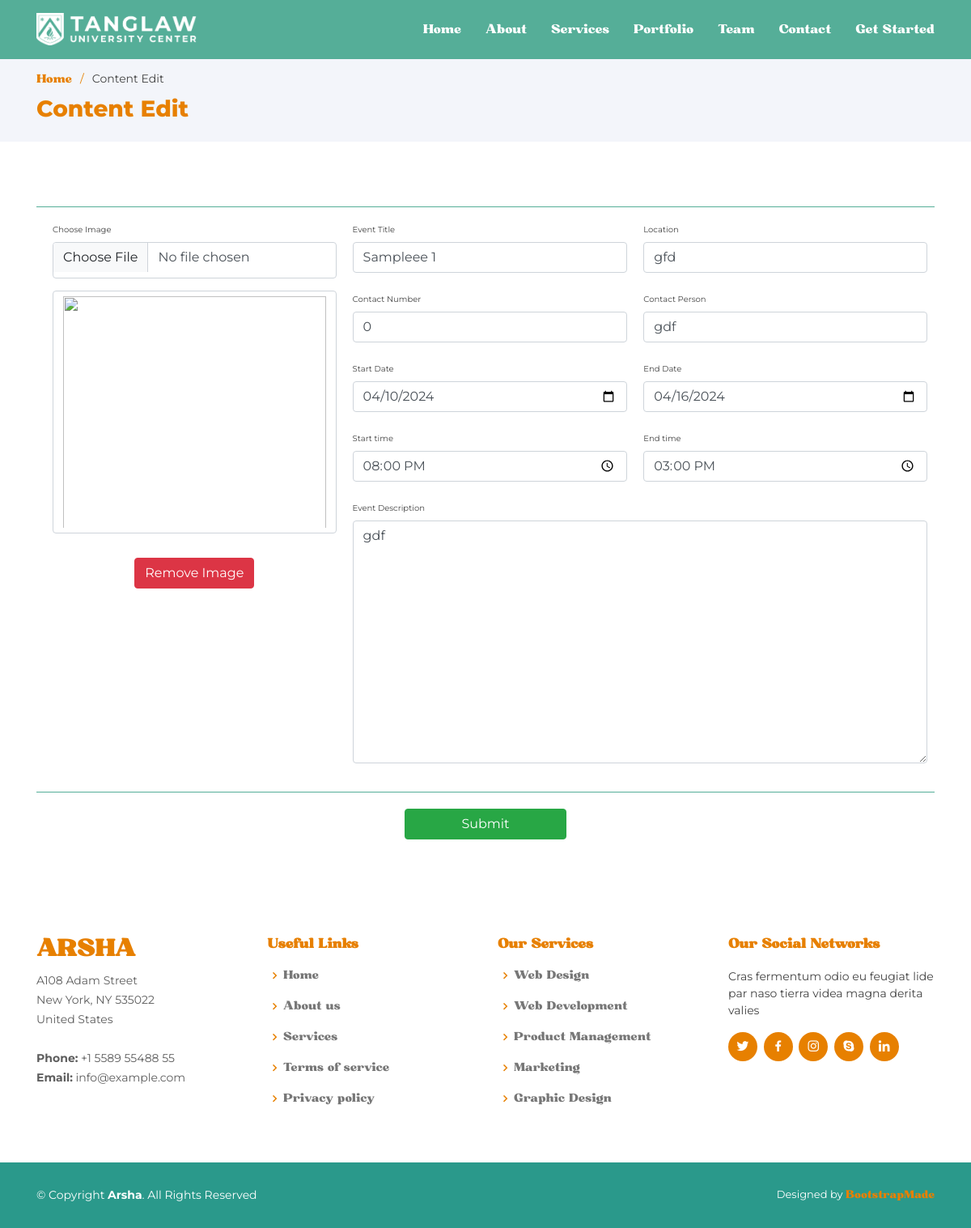
/editContent.php?id=11, run on the app's committed database.
### tables this page shows
CREATE TABLE `events` (
  `event_image` blob NOT NULL,
  `event_name` varchar(255) NOT NULL,
  `event_location` varchar(255) NOT NULL,
  `event_contact_person` varchar(255) NOT NULL,
  `event_contact` int(11) NOT NULL,
  `event_date_start` date NOT NULL,
  `event_date_end` date NOT NULL,
  `event_time_start` time NOT NULL,
  `event_time_end` time NOT NULL,
  `event_content` mediumtext NOT NULL,
  `event_id` int(6) NOT NULL
);

### editContent.php (the view, shortened to what this page needs)
<!DOCTYPE html>
<html lang="en">
<head>
  <link href="assets/vendor/aos/aos.css" rel="stylesheet">
  <link href="assets/vendor/bootstrap/css/bootstrap.min.css" rel="stylesheet">
  <link href="assets/vendor/bootstrap-icons/bootstrap-icons.css" rel="stylesheet">
  <link href="assets/vendor/boxicons/css/boxicons.min.css" rel="stylesheet">
  <link href="assets/vendor/glightbox/css/glightbox.min.css" rel="stylesheet">
  <link href="assets/vendor/remixicon/remixicon.css" rel="stylesheet">
  <link href="assets/vendor/swiper/swiper-bundle.min.css" rel="stylesheet">
  <link rel="stylesheet" href="https://stackpath.bootstrapcdn.com/bootstrap/4.5.2/css/bootstrap.min.css">
  <link href="assets/css/style.css" rel="stylesheet">
  <link href="assets/css/font.css" rel="stylesheet">
</head>
<?php
    include 'db-connector.php';
    $event_name = "";
    $event_location = "";
    $event_contact_person = "";
    $event_contact = "";
    $event_date_start = "";
    $event_date_end = "";
    $event_time_start = "";
    $event_time_end = "";
    $event_content = "";
    if(isset($_GET['id']))
    {
        $id = $_GET['id'];
        $getRecord = "SELECT  * FROM events WHERE event_id = :event_id";
        $stmt = $pdo_obj->prepare($getRecord);
        $stmt->bindParam(':event_id', $id);
        $stmt->execute();
        $event = $stmt->fetch(PDO::FETCH_ASSOC);
        if($event)
        {
            $event_name = $event['event_name'];
            $event_location = $event['event_location'];
            $event_contact_person = $event['event_contact_person'];
            $event_contact = $event['event_contact'];
            $event_date_start = $event['event_date_start'];
            $event_date_end = $event['event_date_end'];
            $event_time_start = $event['event_time_start'];
            $event_time_end = $event['event_time_end'];
            $event_content = $event['event_content'];
        }
    }
?>
<body>
  <header id="header" class="fixed-top header-inner-pages">
    <div class="container d-flex align-items-center">
    <a href="index.html" class="logo me-auto"><img src="assets/img/logo.png" alt="" class="img-fluid"></a>
      <nav id="navbar" class="navbar">
        <ul>
          <li><a class="nav-link scrollto " href="#hero">Home</a></li>
          <li><a class="nav-link scrollto" href="#about">About</a></li>
          <li><a class="nav-link scrollto" href="#services">Services</a></li>
          <li><a class="nav-link   scrollto" href="#portfolio">Portfolio</a></li>
          <li><a class="nav-link scrollto" href="#team">Team</a></li>
          <li><a class="nav-link scrollto" href="#contact">Contact</a></li>
          <li><a class="getstarted scrollto" href="#about">Get Started</a></li>
        </ul>
      </nav>
    </div>
  </header>
  <main id="main">
    <section id="breadcrumbs" class="breadcrumbs">
      <div class="container">
        <ol>
          <li><a href="index.html">Home</a></li>
          <li>Content Edit</li>
        </ol>
        <h2 class="header-text-2">Content Edit</h2>
      </div>
    </section>
    <section class="inner-page">
      <div class="container">
      <div class="line"></div>
      <form action="editContent.php?id=<?php echo $id ?>" method="POST" enctype="multipart/form-data">
                    <div class="container-form">
                        <div class="item2">
                            <label for="event_name" class="textlabel input-head">Event Title</label><br>
                            <input type="text" name="event_name" id="event_name" class="form-control" value="<?php echo $event_name ?>"><br>
                        </div>
                        <div class="item1">
                            <label for="event_image" class="textlabel input-head">Choose Image</label><br>
                            <input type="file" id="event_image" name="event_image" class="form-control" onchange="onFileSelected(event)" style="height: 45px;" accept="image/*">
                            <br>
                            <div>
                                <img id="myimage" class="form-control image-container" src="$event_image">
                            </div><br><br>
                            <div style="text-align: center;">
                                <button class="btn btn-danger my-2 my-sm-0" id="removeimg" type="button" onclick="resetImage()">Remove Image</button>
                            </div>
                        </div>
                        <div class="item3">
                            <label for="event_location" class="textlabel input-head">Location</label><br>
                            <input type="text" name="event_location" id="event_location" class="form-control" value="<?php echo $event_location ?>"><br>
                        </div>
                        <div class="item4">
                            <label for="event_contact" class="textlabel input-head">Contact Number</label><br>
                            <input type="text" name="event_contact" id="event_contact" class="form-control" value="<?php echo $event_contact ?>"><br>
                        </div>
                        <div class="item5">
                            <label for="event_contact_person" class="textlabel input-head">Contact Person</label><br>
                            <input type="text" name="event_contact_person" id="event_contact_person" class="form-control" value="<?php echo $event_contact_person ?>"><br>
                        </div>
                        <div class="item6">
                            <label for="event_date_start" class="textlabel input-head">Start Date</label> <br>
                            <input type="date" id="event_date_start" name="event_date_start" class="form-control" value="<?php echo $event_date_start?>"><br>
                        </div>
                        <div class="item7">
                            <label for="event_date_end" class="textlabel input-head">End Date</label> <br>
                            <input type="date" id="event_date_end" name="event_date_end" class="form-control" value="<?php echo $event_date_end ?>"><br>
                        </div>
                        <div class="item8">
                            <label for="event_time_start" class="textlabel input-head">Start time</label> <br>
                            <input type="time" id="event_time_start" name="event_time_start" class="form-control" value="<?php echo $event_time_start ?>"> <br>
                        </div>
                        <div class="item9">
                            <label for="event_time_end" class="textlabel input-head">End time</label> <br>
                            <input type="time" id="event_time_end" name="event_time_end" class="form-control" value="<?php echo $event_time_end ?>"> <br>
                        </div>
                        <div class="item11">
                            <label for="event_content" class="textlabel input-head">Event Description</label><br>
                            <textarea type="text" name="event_content" id="event_content" class="form-control" style="height: 300px;"><?php echo htmlspecialchars($event_content); ?></textarea><br>
                        </div>
                    </div>
                    <div class="line"></div>
                    <div class="submitbutton">
                            <button type="submit" name="bttn" class="btn btn-success my-2 my-sm-0" style="width: 200px; margin-bottom: 20px;">Submit</button>
                    </div>
                </form>
      </div>
    </section>
  </main>
  <footer id="footer">
    <div class="footer-top">
      <div class="container">
        <div class="row">
          <div class="col-lg-3 col-md-6 footer-contact">
            <h3>Arsha</h3>
            <p>
              A108 Adam Street <br>
              New York, NY 535022<br>
              United States <br><br>
              <strong>Phone:</strong> +1 5589 55488 55<br>
              <strong>Email:</strong> info@example.com<br>
            </p>
          </div>
          <div class="col-lg-3 col-md-6 footer-links">
            <h4>Useful Links</h4>
            <ul>
              <li><i class="bx bx-chevron-right"></i> <a href="#">Home</a></li>
              <li><i class="bx bx-chevron-right"></i> <a href="#">About us</a></li>
              <li><i class="bx bx-chevron-right"></i> <a href="#">Services</a></li>
              <li><i class="bx bx-chevron-right"></i> <a href="#">Terms of service</a></li>
              <li><i class="bx bx-chevron-right"></i> <a href="#">Privacy policy</a></li>
            </ul>
          </div>
          <div class="col-lg-3 col-md-6 footer-links">
            <h4>Our Services</h4>
            <ul>
              <li><i class="bx bx-chevron-right"></i> <a href="#">Web Design</a></li>
              <li><i class="bx bx-chevron-right"></i> <a href="#">Web Development</a></li>
              <li><i class="bx bx-chevron-right"></i> <a href="#">Product Management</a></li>
              <li><i class="bx bx-chevron-right"></i> <a href="#">Marketing</a></li>
              <li><i class="bx bx-chevron-right"></i> <a href="#">Graphic Design</a></li>
            </ul>
          </div>
          <div class="col-lg-3 col-md-6 footer-links">
            <h4>Our Social Networks</h4>
            <p>Cras fermentum odio eu feugiat lide par naso tierra videa magna derita valies</p>
            <div class="social-links mt-3">
              <a href="#" class="twitter"><i class="bx bxl-twitter"></i></a>
              <a href="#" class="facebook"><i class="bx bxl-facebook"></i></a>
              <a href="#" class="instagram"><i class="bx bxl-instagram"></i></a>
              <a href="#" class="google-plus"><i class="bx bxl-skype"></i></a>
              <a href="#" class="linkedin"><i class="bx bxl-linkedin"></i></a>
            </div>
          </div>
        </div>
      </div>
    </div>
    <div class="container footer-bottom clearfix">
      <div class="copyright">
        &copy; Copyright <strong><span>Arsha</span></strong>. All Rights Reserved
      </div>
      <div class="credits">
        Designed by <a href="https://bootstrapmade.com/">BootstrapMade</a>
      </div>
    </div>
  </footer>
</body>
</html>

### assets/css/style.css (style rules this page uses)
body { font-family: "Montserrat"; color: #444444; }
a { color: #e78000; text-decoration: none; font-family: "Bugaki"; }
h1, h2, h3, h4, h5, h6 { font-family: "Bugaki"; }
#header { transition: all 0.5s; z-index: 997; padding: 15px 0; }
#header.header-scrolled, #header.header-inner-pages { background: rgba(67, 166, 141, 0.9); }
#header .logo { font-size: 30px; margin: 0; padding: 0; line-height: 1; font-weight: 500; letter-spacing: 2px; text-transform: uppercase; }
#header .logo img { max-height: 40px; }
.navbar { padding: 0; }
.navbar ul { margin: 0; padding: 0; display: flex; list-style: none; align-items: center; }
.navbar li { position: relative; }
.navbar a, .navbar a:focus { display: flex; align-items: center; justify-content: space-between; padding: 10px 0 10px 30px; font-size: 15px; font-weight: 500; color: #fff; white-space: nowrap; transition: 0.3s; }
section { padding: 60px 0; overflow: hidden; }
.breadcrumbs { padding: 15px 0; background: #f3f5fa; min-height: 40px; margin-top: 72px; }
.breadcrumbs h2 { font-size: 28px; font-weight: 600; color: #e78000; }
.breadcrumbs ol { display: flex; flex-wrap: wrap; list-style: none; padding: 0 0 10px 0; margin: 0; font-size: 14px; }
.breadcrumbs ol li+li { padding-left: 10px; }
.breadcrumbs ol li+li::before { display: inline-block; padding-right: 10px; color: #e78000; content: "/"; }
#footer { font-size: 14px; background: #2a998b; }
#footer .footer-top { padding: 60px 0 30px 0; background: #fff; }
#footer .footer-top .footer-contact { margin-bottom: 30px; }
#footer .footer-top .footer-contact h3 { font-size: 28px; margin: 0 0 10px 0; padding: 2px 0 2px 0; line-height: 1; text-transform: uppercase; font-weight: 600; color: #e78000; }
#footer .footer-top .footer-contact p { font-size: 14px; line-height: 24px; margin-bottom: 0; font-family: "Montserrat"; color: #5e5e5e; }
#footer .footer-top h4 { font-size: 16px; font-weight: bold; color: #e78000; position: relative; padding-bottom: 12px; }
#footer .footer-top .footer-links { margin-bottom: 30px; }
#footer .footer-top .footer-links ul { list-style: none; padding: 0; margin: 0; }
#footer .footer-top .footer-links ul i { padding-right: 2px; color: #e78000; font-size: 18px; line-height: 1; }
#footer .footer-top .footer-links ul li { padding: 10px 0; display: flex; align-items: center; }
#footer .footer-top .footer-links ul li:first-child { padding-top: 0; }
#footer .footer-top .footer-links ul a { color: #777777; transition: 0.3s; display: inline-block; line-height: 1; }
#footer .footer-top .social-links a { font-size: 18px; display: inline-block; background: #e78000; color: #fff; line-height: 1; padding: 8px 0; margin-right: 4px; border-radius: 50%; text-align: center; width: 36px; height: 36px; transition: 0.3s; }
#footer .footer-bottom { padding-top: 30px; padding-bottom: 30px; color: #fff; }
#footer .copyright { float: left; }
#footer .credits { float: right; font-size: 13px; }
#footer .credits a { transition: 0.3s; }
.image-container { height: 300px; object-fit: contain; }
.item1 { grid-area: image; }
.item2 { grid-area: name; }
.item3 { grid-area: location; }
.item4 { grid-area: contact; }
.item5 { grid-area: person; }
.item6 { grid-area: startdate; }
.item7 { grid-area: enddate; }
.item8 { grid-area: timestart; }
.item9 { grid-area: timeend; }
.item11 { grid-area: description; }
.container-form { display: grid; grid-template-areas: 'image name location' 'image contact person' 'image startdate enddate' 'image timestart timeend' 'image description description'; padding: 10px; padding-bottom: 0px; grid-template-columns: repeat(3, 34% minmax(33%, 33%)); }
.container-form > div { font-size: 10px; padding: 10px; padding-bottom: 0px; }
.submitbutton { margin-top: 20px; text-align: center; }
.line { margin-top: 20px; border-top: 1px solid rgba(67, 166, 141, 0.9); }

### data on the page
events: event_name "Sampleee 1", event_location "gfd", event_contact "0", event_contact_person "gdf", event_date_start "04/10/2024", event_date_end "04/16/2024", event_time_start "20:00:00", event_time_end "15:00:00", event_content "gdf"
